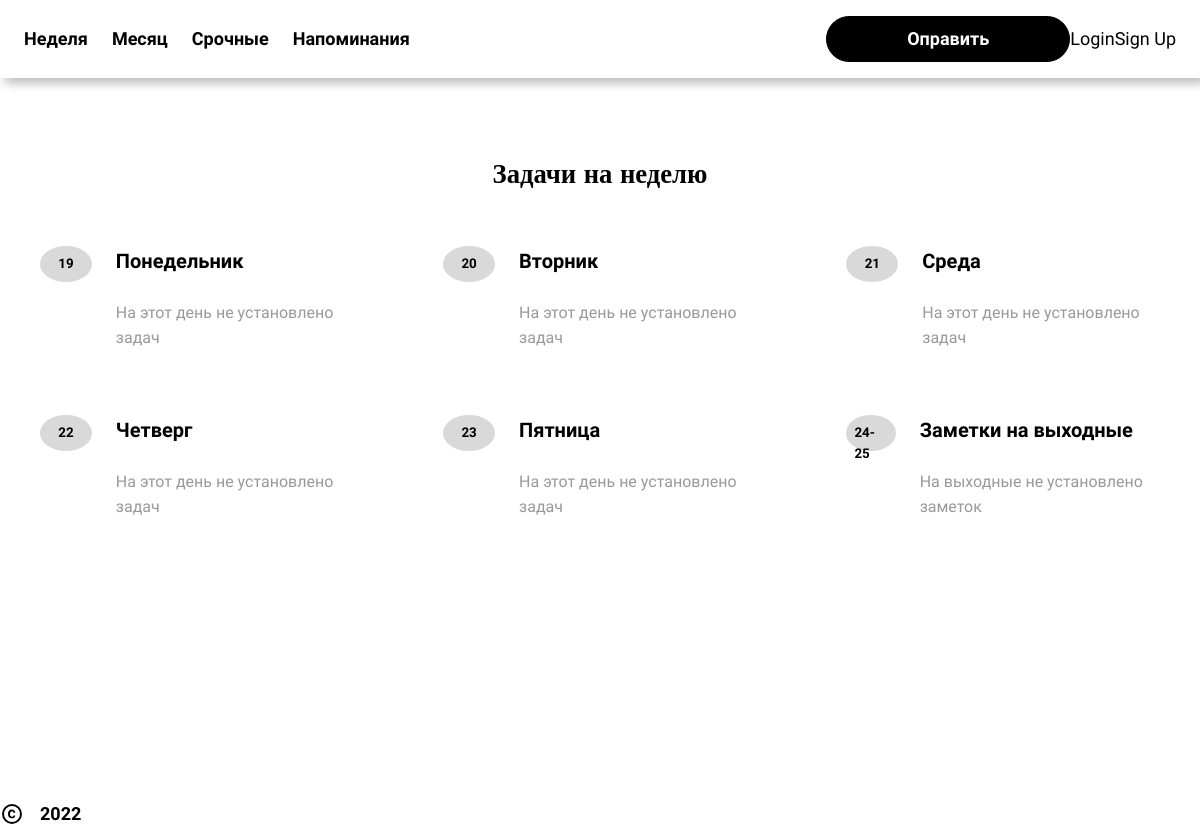
/, run on an earlier commit of the app's database.
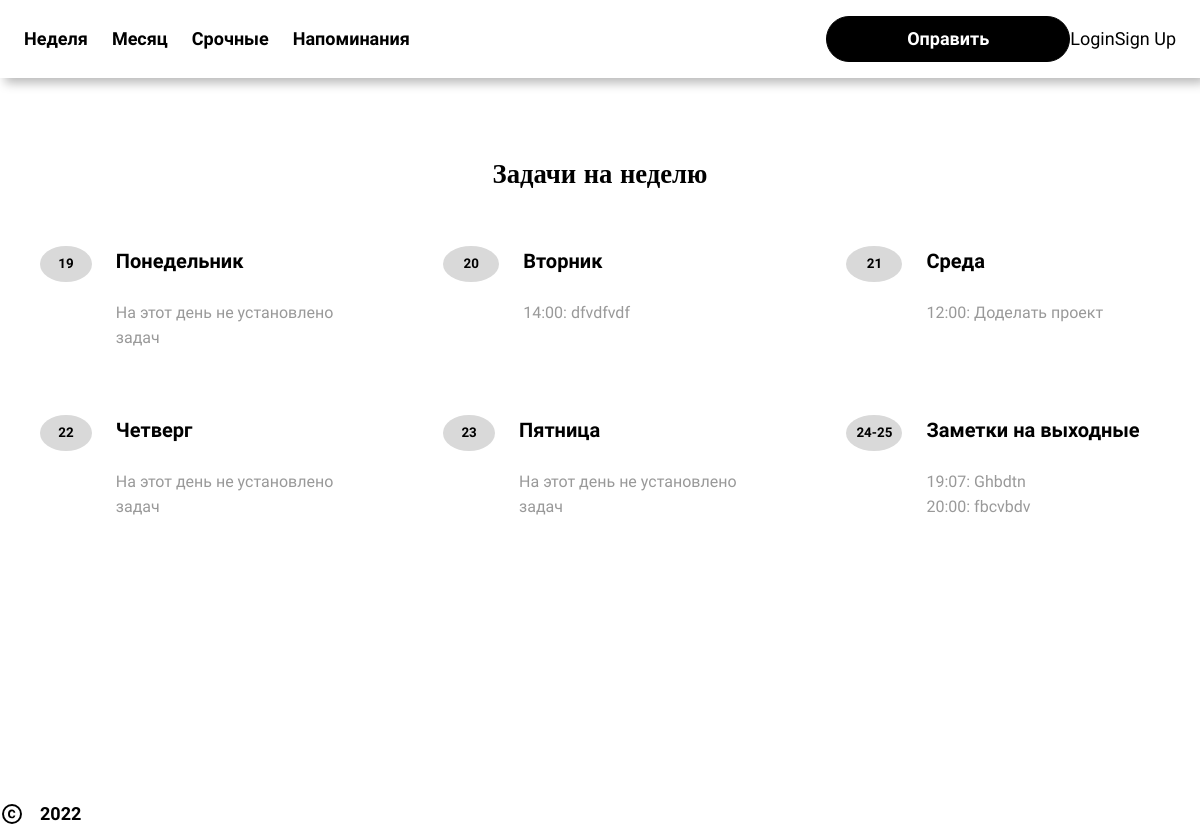
And on a later commit of the database.
### djangoApp/models.py (models this page shows, shortened)
class Tasks(models.Model):
    id = models.IntegerField(primary_key=True, null=False)
    user_id = models.ForeignKey(Profile, on_delete=models.CASCADE, null=True)
    task_name = models.CharField(max_length=250)
    task_comment = models.CharField(max_length=4000)
    date_add = models.CharField(max_length=250)
    date_end = models.CharField(max_length=250)
    date_task = models.CharField(max_length=250)
    time_task = models.CharField(max_length=250)

### djangoApp/views.py (the view)
# urls.py: path('', views.hello, name='index-page')
def hello(request):
    dt1 = datemanager.DateManager().day_monday.day
    dt_tsk_1 = datemanager.DateManager().day_monday.strftime("%Y-%m-%d")
    tsk1 = Tasks.objects.all().order_by('time_task').filter(date_end='', date_task=dt_tsk_1)
    dt2 = datemanager.DateManager().day_tuesday.day
    dt_tsk_2 = datemanager.DateManager().day_tuesday.strftime("%Y-%m-%d")
    tsk2 = Tasks.objects.all().order_by('time_task').filter(date_end='', date_task=dt_tsk_2)
    dt3 = datemanager.DateManager().day_wednesday.day
    dt_tsk_3 = datemanager.DateManager().day_wednesday.strftime("%Y-%m-%d")
    tsk3 = Tasks.objects.all().order_by('time_task').filter(date_end='', date_task=dt_tsk_3)
    dt4 = datemanager.DateManager().day_thursday.day
    dt_tsk_4 = datemanager.DateManager().day_thursday.strftime("%Y-%m-%d")
    tsk4 = Tasks.objects.all().order_by('time_task').filter(date_end='', date_task=dt_tsk_4)
    dt5 = datemanager.DateManager().day_friday.day
    dt_tsk_5 = datemanager.DateManager().day_friday.strftime("%Y-%m-%d")
    tsk5 = Tasks.objects.all().order_by('time_task').filter(date_end='', date_task=dt_tsk_5)
    dt6 = datemanager.DateManager().day_weekends
    dt_tsk_6 = datemanager.DateManager().day_saturday.strftime("%Y-%m-%d")
    dt_tsk_7 = datemanager.DateManager().day_sunday.strftime("%Y-%m-%d")
    tsk6 = Tasks.objects.all().order_by('time_task').filter(date_end='', date_task=dt_tsk_6)
    tsk7 = Tasks.objects.all().order_by('time_task').filter(date_end='', date_task=dt_tsk_7)
    context = {'day_1': dt1, 'day_2': dt2, 'day_3': dt3, 'day_4': dt4, 'day_5': dt5, 'day_6': dt6,
               'tsk_1': tsk1, 'tsk_2': tsk2, 'tsk_3': tsk3, 'tsk_4': tsk4, 'tsk_5': tsk5, 'tsk_6': tsk6, 'tsk_7': tsk7}
    return render(request, 'hello.html', context=context)

### djangoApp/datemanager.py (called while the page is built)
    def day_monday(self):
        monday = date.today() - timedelta(days=date.today().weekday())
        return monday

    def day_tuesday(self):
        monday = self.day_monday
        tuesday = monday + timedelta(days=1)
        return tuesday

    def day_wednesday(self):
        monday = self.day_monday
        wednesday = monday + timedelta(days=2)
        return wednesday

    def day_thursday(self):
        monday = self.day_monday
        thursday = monday + timedelta(days=3)
        return thursday

    def day_friday(self):
        monday = self.day_monday
        friday = monday + timedelta(days=4)
        return friday

    def day_weekends(self):
        monday = self.day_monday
        saturday = monday + timedelta(days=5)
        sunday = monday + timedelta(days=6)
        return str(saturday.day) + '-' + str(sunday.day)

    def day_saturday(self):
        monday = self.day_monday
        saturday = monday + timedelta(days=5)
        return saturday

    def day_sunday(self):
        monday = self.day_monday
        sunday = monday + timedelta(days=6)
        return sunday

### djangoApp/templates/hello.html (shortened to what the changed rows need)
<!DOCTYPE html>
{% load static %}
<html lang="en">
  <head>
      <link rel="stylesheet" href="{% static "style.css" %}" />
  </head>
  <body>
    <div>
      <link href="{% static "home.css" %}" rel="stylesheet" />
      <div class="home-container">
        <div id="inspiration" class="home-features">
          <div class="home-heading-container">
            <h2 class="home-text section-Heading">
              Задачи на неделю
            </h2>
          </div>
          <div class="home-cards-container">
            <div class="home-features-card1">
              <div class="home-text-container1">
                <span class="home-heading1 card-Heading">Вторник</span>
                <span class="home-text2 card-Text">
                  {% if tsk_2 %}
                    {% for i in tsk_2 %}
                      <div style="float: left">
                      <a href = "{% url 'view-task' i.id %}">
                        {{i.time_task}}: {{i.task_name}}
                      </a>&ensp;</div>
                      <div style="float: left">
                  </div>
                  <div style="float: left">
                      </div><br>
                    {% endfor %}
                  {% else %}
                  На этот день не установлено задач
                  {% endif %}
                </span>
              </div>
            </div>
            <div class="home-features-card2">
              <div class="home-text-container2">
                <span class="home-heading2 card-Heading">Среда</span>
                <span class="home-text3 card-Text">
                 {% if tsk_3 %}
                    {% for i in tsk_3 %}
                      <div style="float: left">
                  <a href = "{% url 'view-task' i.id %}">
                    {{i.time_task}}: {{i.task_name}}
                  </a>&ensp;</div>
                  <div style="float: left">
                  </div>
                  <div style="float: left">
                  </div><br>
                    {% endfor %}
                  {% else %}
                  На этот день не установлено задач
                  {% endif %}
                </span>
              </div>
            </div>
            <div class="home-features-card5">
              <div class="home-text-container5">
                <span class="home-heading5 card-Heading">Заметки на выходные</span>
                <span class="home-text6 card-Text">
                  {% if tsk_6 %}
                    {% for i in tsk_6 %}
                      <div style="float: left">
                  <a href = "{% url 'view-task' i.id %}">
                    {{i.time_task}}: {{i.task_name}}
                  </a>&ensp;</div>
                  <div style="float: left">
                  </div>
                  <div style="float: left">
                  </div><br>
                    {% endfor %}
                  {% else %}
                  На выходные не установлено заметок
                  {% endif %}
                </span>
              </div>
            </div>
          </div>
        </div>
            </div>
          </div>
  </body>
</html>

What changed in the data, as far as the page shows it:
added Tasks: time_task "14:00", task_name "dfvdfvdf", shown under "20"
now on this page (row edited): Tasks: time_task "12:00", task_name "Доделать проект", shown under "21"
added Tasks: time_task "19:07", task_name "Ghbdtn", shown under "24-25"
added Tasks: time_task "20:00", task_name "fbcvbdv", shown under "24-25"
Also different on the page:
text no longer shown: "На этот день не установлено задач На этот день не установлено задач На выходные не установлено заметок"
